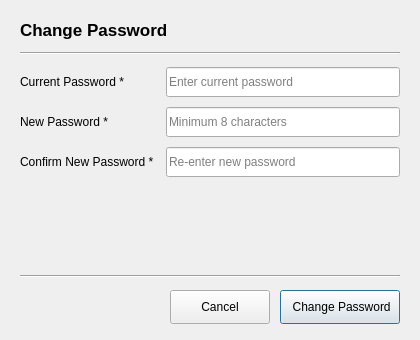
<?xml version="1.0" encoding="UTF-8"?>
<ui version="4.0">
 <class>ChangePasswordDialog</class>
 <widget class="QDialog" name="ChangePasswordDialog">
  <property name="geometry">
   <rect>
    <x>0</x>
    <y>0</y>
    <width>420</width>
    <height>340</height>
   </rect>
  </property>
  <property name="minimumSize">
   <size><width>400</width><height>320</height></size>
  </property>
  <property name="windowTitle">
   <string>Change Password</string>
  </property>
  <property name="modal"><bool>true</bool></property>
  <layout class="QVBoxLayout" name="verticalLayout_root">
   <property name="leftMargin"><number>20</number></property>
   <property name="topMargin"><number>20</number></property>
   <property name="rightMargin"><number>20</number></property>
   <property name="bottomMargin"><number>16</number></property>
   <property name="spacing"><number>12</number></property>
   <item>
    <widget class="QLabel" name="lbl_form_title">
     <property name="font">
      <font>
       <pointsize>13</pointsize>
       <weight>75</weight>
       <bold>true</bold>
      </font>
     </property>
     <property name="text"><string>Change Password</string></property>
    </widget>
   </item>
   <item>
    <widget class="Line" name="line_top_sep">
     <property name="orientation"><enum>Qt::Horizontal</enum></property>
    </widget>
   </item>
   <item>
    <widget class="QFrame" name="frame_fields">
     <property name="frameShape"><enum>QFrame::NoFrame</enum></property>
     <layout class="QGridLayout" name="gridLayout_fields">
      <property name="leftMargin"><number>0</number></property>
      <property name="topMargin"><number>0</number></property>
      <property name="rightMargin"><number>0</number></property>
      <property name="bottomMargin"><number>0</number></property>
      <property name="horizontalSpacing"><number>12</number></property>
      <property name="verticalSpacing"><number>10</number></property>
      <item row="0" column="0">
       <widget class="QLabel" name="lbl_old_password">
        <property name="text"><string>Current Password *</string></property>
       </widget>
      </item>
      <item row="0" column="1">
       <widget class="QLineEdit" name="input_old_password">
        <property name="minimumSize"><size><width>0</width><height>30</height></size></property>
        <property name="echoMode"><enum>QLineEdit::Password</enum></property>
        <property name="placeholderText"><string>Enter current password</string></property>
       </widget>
      </item>
      <item row="1" column="0">
       <widget class="QLabel" name="lbl_new_password">
        <property name="text"><string>New Password *</string></property>
       </widget>
      </item>
      <item row="1" column="1">
       <widget class="QLineEdit" name="input_new_password">
        <property name="minimumSize"><size><width>0</width><height>30</height></size></property>
        <property name="echoMode"><enum>QLineEdit::Password</enum></property>
        <property name="placeholderText"><string>Minimum 8 characters</string></property>
       </widget>
      </item>
      <item row="2" column="0">
       <widget class="QLabel" name="lbl_confirm_password">
        <property name="text"><string>Confirm New Password *</string></property>
       </widget>
      </item>
      <item row="2" column="1">
       <widget class="QLineEdit" name="input_confirm_password">
        <property name="minimumSize"><size><width>0</width><height>30</height></size></property>
        <property name="echoMode"><enum>QLineEdit::Password</enum></property>
        <property name="placeholderText"><string>Re-enter new password</string></property>
       </widget>
      </item>
     </layout>
    </widget>
   </item>
   <item>
    <widget class="QLabel" name="lbl_validation_message">
     <property name="styleSheet">
      <string notr="true">color: #C62828;</string>
     </property>
     <property name="wordWrap"><bool>true</bool></property>
     <property name="text"><string/></property>
     <property name="visible"><bool>false</bool></property>
    </widget>
   </item>
   <item>
    <spacer name="verticalSpacer_fields">
     <property name="orientation"><enum>Qt::Vertical</enum></property>
     <property name="sizeHint" stdset="0"><size><width>20</width><height>10</height></size></property>
    </spacer>
   </item>
   <item>
    <widget class="Line" name="line_bottom_sep">
     <property name="orientation"><enum>Qt::Horizontal</enum></property>
    </widget>
   </item>
   <item>
    <widget class="QFrame" name="frame_buttons">
     <property name="frameShape"><enum>QFrame::NoFrame</enum></property>
     <layout class="QHBoxLayout" name="horizontalLayout_buttons">
      <property name="leftMargin"><number>0</number></property>
      <property name="topMargin"><number>0</number></property>
      <property name="rightMargin"><number>0</number></property>
      <property name="bottomMargin"><number>0</number></property>
      <property name="spacing"><number>10</number></property>
      <item>
       <spacer name="horizontalSpacer_buttons">
        <property name="orientation"><enum>Qt::Horizontal</enum></property>
        <property name="sizeHint" stdset="0"><size><width>40</width><height>20</height></size></property>
       </spacer>
      </item>
      <item>
       <widget class="QPushButton" name="btn_cancel">
        <property name="minimumSize"><size><width>100</width><height>34</height></size></property>
        <property name="text"><string>Cancel</string></property>
        <property name="icon">
         <iconset>
          <normaloff>resources/icons/cancel.svg</normaloff>resources/icons/cancel.svg</iconset>
        </property>
       </widget>
      </item>
      <item>
       <widget class="QPushButton" name="btn_change">
        <property name="minimumSize"><size><width>120</width><height>34</height></size></property>
        <property name="default"><bool>true</bool></property>
        <property name="text"><string> Change Password</string></property>
        <property name="icon">
         <iconset>
          <normaloff>resources/icons/save.svg</normaloff>resources/icons/save.svg</iconset>
        </property>
       </widget>
      </item>
     </layout>
    </widget>
   </item>
  </layout>
 </widget>
 <resources/>
 <connections/>
</ui>
